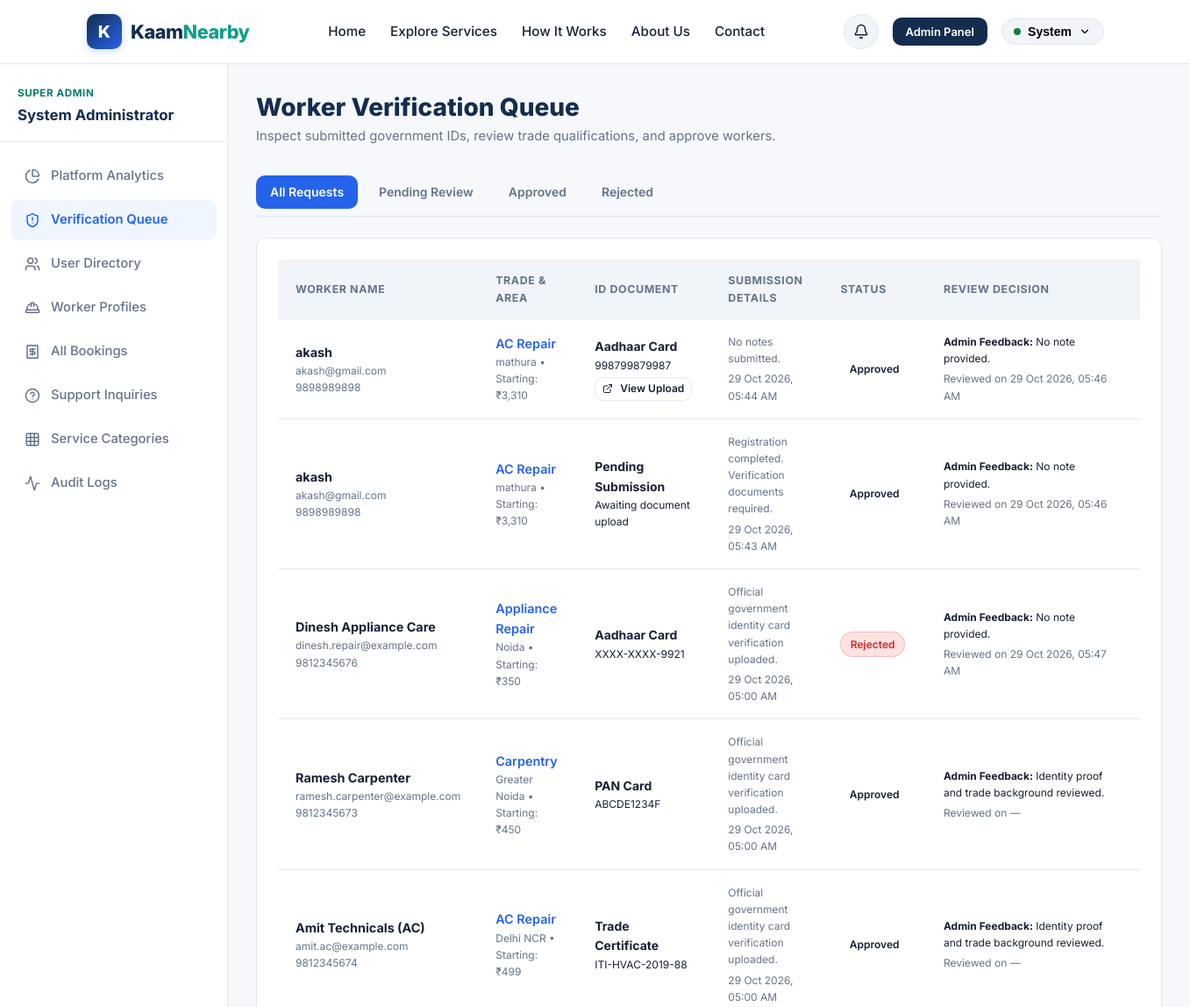
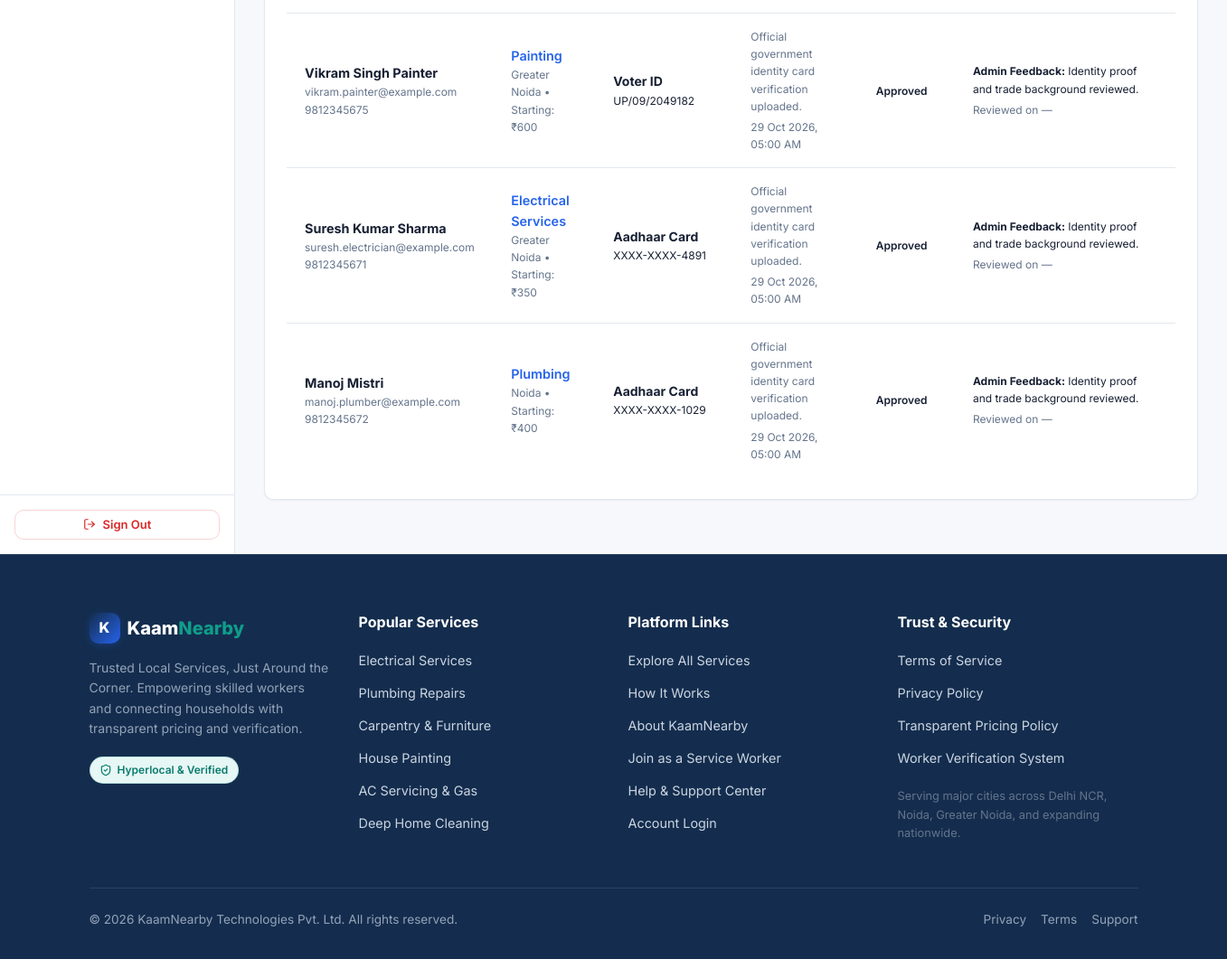
Page /admin/verifications (signed in) on the committed database (2 pictures, top to bottom).
### tables this page shows
CREATE TABLE users (
    id INTEGER PRIMARY KEY AUTOINCREMENT,
    name TEXT NOT NULL,
    email TEXT UNIQUE NOT NULL,
    password_hash TEXT NOT NULL,
    role TEXT NOT NULL CHECK(role IN ('customer', 'worker', 'admin')),
    phone TEXT,
    city TEXT NOT NULL,
    is_active INTEGER DEFAULT 1,
    created_at TIMESTAMP DEFAULT CURRENT_TIMESTAMP
);

CREATE TABLE verifications (
    id INTEGER PRIMARY KEY AUTOINCREMENT,
    worker_id INTEGER NOT NULL REFERENCES workers(id) ON DELETE CASCADE,
    doc_type TEXT NOT NULL,
    doc_number TEXT NOT NULL,
    file_path TEXT,
    note TEXT,
    status TEXT DEFAULT 'pending' CHECK(status IN ('pending', 'approved', 'rejected')),
    admin_note TEXT,
    reviewed_by INTEGER REFERENCES users(id),
    created_at TIMESTAMP DEFAULT CURRENT_TIMESTAMP,
    reviewed_at TIMESTAMP
);

CREATE TABLE workers (
    id INTEGER PRIMARY KEY AUTOINCREMENT,
    user_id INTEGER UNIQUE NOT NULL REFERENCES users(id) ON DELETE CASCADE,
    category TEXT NOT NULL,
    bio TEXT,
    experience_years INTEGER DEFAULT 2,
    starting_price REAL DEFAULT 300.0,
    service_area TEXT,
    available INTEGER DEFAULT 1 CHECK(available IN (0, 1)),
    verification_status TEXT DEFAULT 'pending' CHECK(verification_status IN ('pending', 'approved', 'rejected')),
    created_at TIMESTAMP DEFAULT CURRENT_TIMESTAMP,
    updated_at TIMESTAMP DEFAULT CURRENT_TIMESTAMP
);

### app.py (the view)
    @app.route('/admin/verifications')
    @admin_required
    def admin_verifications():
        status_filter = request.args.get('status', 'all').strip()
        db = get_db()
        conditions = ["1=1"]
        params = []
        if status_filter != 'all':
            conditions.append("v.status = ?")
            params.append(status_filter)
        where_clause = " AND ".join(conditions)
        verifications = db.execute(f"""
            SELECT v.*, w.category, w.starting_price, u.name as worker_name, u.email as worker_email, u.phone as worker_phone, u.city as worker_city
            FROM verifications v
            JOIN workers w ON v.worker_id = w.id
            JOIN users u ON w.user_id = u.id
            WHERE {where_clause}
            ORDER BY v.created_at DESC
        """, params).fetchall()
        return render_template('admin/verifications.html', verifications=verifications, current_status=status_filter)

### templates/admin/verifications.html (shortened to what this page needs)
{% extends 'base.html' %}
{% block content %}
<div class="dashboard-layout">
  {% include 'partials/sidebar.html' %}
  <div class="dashboard-content">
    <div class="dashboard-header">
      <div>
        <h1 class="dashboard-title">Worker Verification Queue</h1>
        <p class="dashboard-subtitle">Inspect submitted government IDs, review trade qualifications, and approve workers.</p>
      </div>
    </div>
    <div class="filter-tabs">
      <a href="{{ url_for('admin_verifications', status='all') }}" class="filter-tab {{ 'active' if current_status == 'all' else '' }}">All Requests</a>
      <a href="{{ url_for('admin_verifications', status='pending') }}" class="filter-tab {{ 'active' if current_status == 'pending' else '' }}">Pending Review</a>
      <a href="{{ url_for('admin_verifications', status='approved') }}" class="filter-tab {{ 'active' if current_status == 'approved' else '' }}">Approved</a>
      <a href="{{ url_for('admin_verifications', status='rejected') }}" class="filter-tab {{ 'active' if current_status == 'rejected' else '' }}">Rejected</a>
    </div>
    <div class="card">
      <div class="card-body p-0">
        {% if verifications %}
          <div class="table-responsive">
            <table class="data-table">
              <thead>
                <tr>
                  <th>Worker Name</th>
                  <th>Trade & Area</th>
                  <th>ID Document</th>
                  <th>Submission Details</th>
                  <th>Status</th>
                  <th>Review Decision</th>
                </tr>
              </thead>
              <tbody>
                {% for v in verifications %}
                  <tr>
                    <td>
                      <div class="font-bold">{{ v.worker_name }}</div>
                      <div class="text-xs text-muted">{{ v.worker_email }}</div>
                      <div class="text-xs text-muted">{{ v.worker_phone }}</div>
                    </td>
                    <td>
                      <div class="font-semibold" style="color: var(--primary-blue);">{{ v.category }}</div>
                      <div class="text-xs text-muted">{{ v.worker_city }} &bull; Starting: {{ v.starting_price|currency }}</div>
                    </td>
                    <td>
                      <div class="font-bold text-sm">{{ v.doc_type }}</div>
                      <div class="text-xs font-mono">{{ v.doc_number }}</div>
                      {% if v.file_path %}
                        <a href="{{ url_for('secure_uploaded_file', filename=v.file_path) }}" target="_blank" class="btn btn-outline btn-sm mt-1" style="font-size:0.75rem; padding:0.25rem 0.5rem;">
                          <i data-lucide="external-link" style="width:12px; height:12px;"></i> View Upload
                        </a>
                      {% endif %}
                    </td>
                    <td class="text-xs">
                      <div class="text-muted" style="max-width: 200px;">{{ v.note or 'No notes submitted.' }}</div>
                      <div class="text-xs text-muted mt-1">{{ v.created_at|format_date }}</div>
                    </td>
                    <td>
                      <span class="badge badge-{{ v.status }}">{{ v.status }}</span>
                    </td>
                    <td style="min-width: 240px;">
                      {% if v.status == 'pending' %}
                        <form action="{{ url_for('admin_review_verification', verification_id=v.id) }}" method="POST">
                          <input type="hidden" name="csrf_token" value="{{ csrf_token }}">
                          <div class="form-group mb-2">
                            <input type="text" name="admin_note" class="form-control" style="font-size: 0.75rem; padding: 0.35rem 0.6rem;" placeholder="Feedback or reason (optional)">
                          </div>
                          <div class="flex gap-2">
                            <button type="submit" name="action" value="approve" class="btn btn-success btn-sm" style="flex: 1;" onclick="return confirm('Approve verification for {{ v.worker_name }}?');">
                              <i data-lucide="check" style="width: 14px; height: 14px;"></i> Approve
                            </button>
                            <button type="submit" name="action" value="reject" class="btn btn-danger btn-sm" style="flex: 1;" onclick="return confirm('Reject verification for {{ v.worker_name }}?');">
                              <i data-lucide="x" style="width: 14px; height: 14px;"></i> Reject
                            </button>
                          </div>
                        </form>
                      {% else %}
                        <div class="text-xs">
                          <strong>Admin Feedback:</strong> {{ v.admin_note or 'No note provided.' }}
                          <div class="text-muted mt-1">Reviewed on {{ v.reviewed_at|format_date if v.reviewed_at else '—' }}</div>
                        </div>
                      {% endif %}
                    </td>
                  </tr>
                {% endfor %}
              </tbody>
            </table>
          </div>
        {% else %}
          <div class="empty-state">
            <div class="empty-state-icon"><i data-lucide="check-check"></i></div>
            <div class="empty-state-title">Verification Queue Clean</div>
            <p class="empty-state-text">No verification submissions require review under the current filter.</p>
          </div>
        {% endif %}
      </div>
    </div>
  </div>
</div>
{% endblock %}

### templates/partials/navbar.html (shortened to what this page needs)
<nav class="navbar">
  <div class="container nav-container">
    <a href="{{ url_for('index') }}" class="brand-logo">
      <div class="brand-icon-box">K</div>
      <span>Kaam<span class="accent">Nearby</span></span>
    </a>
    <ul class="nav-links" id="navLinks">
      <li><a href="{{ url_for('index') }}" class="{{ 'active' if request.endpoint == 'index' else '' }}">Home</a></li>
      <li><a href="{{ url_for('services') }}" class="{{ 'active' if request.endpoint == 'services' else '' }}">Explore Services</a></li>
      <li><a href="{{ url_for('how_it_works') }}" class="{{ 'active' if request.endpoint == 'how_it_works' else '' }}">How It Works</a></li>
      <li><a href="{{ url_for('about') }}" class="{{ 'active' if request.endpoint == 'about' else '' }}">About Us</a></li>
      <li><a href="{{ url_for('contact') }}" class="{{ 'active' if request.endpoint == 'contact' else '' }}">Contact</a></li>
    </ul>
    <div class="nav-actions">
      {% if current_user %}
        <a href="{{ url_for('notifications') }}" class="notif-btn" title="Notifications">
          <i data-lucide="bell" style="width: 18px; height: 18px;"></i>
        </a>
        {% if current_user.role == 'customer' %}
          <a href="{{ url_for('customer_dashboard') }}" class="btn btn-outline-primary btn-sm">Dashboard</a>
        {% elif current_user.role == 'worker' %}
          <a href="{{ url_for('worker_dashboard') }}" class="btn btn-teal btn-sm">Worker Hub</a>
        {% elif current_user.role == 'admin' %}
          <a href="{{ url_for('admin_dashboard') }}" class="btn btn-navy btn-sm">Admin Panel</a>
        {% endif %}
        <div class="user-dropdown">
          <button class="dropdown-trigger" id="userDropdownTrigger" type="button">
            <span style="display:inline-block; width:8px; height:8px; border-radius:50%; background:var(--color-success);"></span>
            <span>{{ current_user.name.split(' ')[0] }}</span>
            <i data-lucide="chevron-down" style="width: 14px; height: 14px;"></i>
          </button>
        </div>
      {% else %}
        <a href="{{ url_for('login') }}" class="btn btn-outline btn-sm">Log In</a>
        <a href="{{ url_for('register') }}" class="btn btn-primary btn-sm">Get Started</a>
      {% endif %}
    </div>
  </div>
</nav>

### templates/partials/sidebar.html (shortened to what this page needs)
<aside class="sidebar">
  <div>
    <div class="sidebar-header">
      <div class="sidebar-user-role">
        {% if current_user.role == 'customer' %}
          Customer Portal
        {% elif current_user.role == 'worker' %}
          Worker Hub
        {% elif current_user.role == 'admin' %}
          Super Admin
        {% endif %}
      </div>
      <div class="sidebar-user-name">{{ current_user.name }}</div>
    </div>
    <ul class="sidebar-nav">
      {% if current_user.role == 'customer' %}
        <li>
          <a href="{{ url_for('customer_dashboard') }}" class="{{ 'active' if request.endpoint == 'customer_dashboard' else '' }}">
            <i data-lucide="layout-dashboard"></i> Overview
          </a>
        </li>
        <li>
          <a href="{{ url_for('services') }}">
            <i data-lucide="search"></i> Find Services
          </a>
        </li>
        <li>
          <a href="{{ url_for('customer_bookings') }}" class="{{ 'active' if request.endpoint in ('customer_bookings', 'customer_booking_detail') else '' }}">
            <i data-lucide="calendar"></i> My Bookings
          </a>
        </li>
        <li>
          <a href="{{ url_for('notifications') }}" class="{{ 'active' if request.endpoint == 'notifications' else '' }}">
            <i data-lucide="bell"></i> Notifications
            {% if unread_notifications_count > 0 %}
              <span class="badge badge-pending" style="margin-left:auto; font-size:0.7rem; padding:0.15rem 0.45rem;">{{ unread_notifications_count }}</span>
            {% endif %}
          </a>
        </li>
        <li>
          <a href="{{ url_for('customer_profile') }}" class="{{ 'active' if request.endpoint == 'customer_profile' else '' }}">
            <i data-lucide="user"></i> Profile Settings
          </a>
        </li>
      {% elif current_user.role == 'admin' %}
        <li>
          <a href="{{ url_for('admin_dashboard') }}" class="{{ 'active' if request.endpoint == 'admin_dashboard' else '' }}">
            <i data-lucide="pie-chart"></i> Platform Analytics
          </a>
        </li>
        <li>
          <a href="{{ url_for('admin_verifications') }}" class="{{ 'active' if request.endpoint == 'admin_verifications' else '' }}">
            <i data-lucide="shield-alert"></i> Verification Queue
          </a>
        </li>
        <li>
          <a href="{{ url_for('admin_users') }}" class="{{ 'active' if request.endpoint == 'admin_users' else '' }}">
            <i data-lucide="users"></i> User Directory
          </a>
        </li>
        <li>
          <a href="{{ url_for('admin_workers') }}" class="{{ 'active' if request.endpoint == 'admin_workers' else '' }}">
            <i data-lucide="hard-hat"></i> Worker Profiles
          </a>
        </li>
        <li>
          <a href="{{ url_for('admin_bookings') }}" class="{{ 'active' if request.endpoint in ('admin_bookings', 'admin_booking_detail') else '' }}">
            <i data-lucide="receipt"></i> All Bookings
          </a>
        </li>
        <li>
          <a href="{{ url_for('admin_support') }}" class="{{ 'active' if request.endpoint in ('admin_support', 'admin_support_detail') else '' }}">
            <i data-lucide="help-circle"></i> Support Inquiries
          </a>
        </li>
        <li>
          <a href="{{ url_for('admin_categories') }}" class="{{ 'active' if request.endpoint == 'admin_categories' else '' }}">
            <i data-lucide="grid"></i> Service Categories
          </a>
        </li>
        <li>
          <a href="{{ url_for('admin_audit_logs') }}" class="{{ 'active' if request.endpoint == 'admin_audit_logs' else '' }}">
            <i data-lucide="activity"></i> Audit Logs
          </a>
        </li>
      {% endif %}
    </ul>
  </div>
  <div class="sidebar-footer">
    <a href="{{ url_for('logout') }}" class="btn btn-outline btn-sm btn-block" style="color:var(--color-error); border-color:rgba(220,38,38,0.2);">
      <i data-lucide="log-out" style="width:14px; height:14px;"></i> Sign Out
    </a>
  </div>
</aside>

### rows in the picture
users: name "System", name "System Administrator"
verifications: worker_name "akash", worker_email "akash@gmail.com", worker_phone "9898989898", category "AC Repair", worker_city "mathura", starting_price "₹3,310", doc_type "Aadhaar Card", doc_number "998799879987", note "No notes submitted.", created_at "29 Oct 2026, 05:44 AM", status "Approved", admin_note "No note provided.", reviewed_at "29 Oct 2026, 05:46 AM"
verifications: worker_name "akash", worker_email "akash@gmail.com", worker_phone "9898989898", category "AC Repair", worker_city "mathura", starting_price "₹3,310", doc_type "Pending Submission", doc_number "Awaiting document upload", note "Registration completed. Verification documents required.", created_at "29 Oct 2026, 05:43 AM", status "Approved", admin_note "No note provided.", reviewed_at "29 Oct 2026, 05:46 AM"
verifications: worker_name "Dinesh Appliance Care", worker_email "dinesh.repair@example.com", worker_phone "9812345676", category "Appliance Repair", worker_city "Noida", starting_price "₹350", doc_type "Aadhaar Card", doc_number "XXXX-XXXX-9921", note "Official government identity card verification uploaded.", created_at "29 Oct 2026, 05:00 AM", status "Rejected", admin_note "No note provided.", reviewed_at "29 Oct 2026, 05:47 AM"
verifications: worker_name "Ramesh Carpenter", worker_email "ramesh.carpenter@example.com", worker_phone "9812345673", category "Carpentry", worker_city "Greater Noida", starting_price "₹450", doc_type "PAN Card", doc_number "ABCDE1234F", note "Official government identity card verification uploaded.", created_at "29 Oct 2026, 05:00 AM", status "Approved", admin_note "Identity proof and trade background reviewed.", reviewed_at "—"
verifications: worker_name "Amit Technicals (AC)", worker_email "amit.ac@example.com", worker_phone "9812345674", category "AC Repair", worker_city "Delhi NCR", starting_price "₹499", doc_type "Trade Certificate", doc_number "ITI-HVAC-2019-88", note "Official government identity card verification uploaded.", created_at "29 Oct 2026, 05:00 AM", status "Approved", admin_note "Identity proof and trade background reviewed.", reviewed_at "—"
verifications: worker_name "Vikram Singh Painter", worker_email "vikram.painter@example.com", worker_phone "9812345675", category "Painting", worker_city "Greater Noida", starting_price "₹600", doc_type "Voter ID", doc_number "UP/09/2049182", note "Official government identity card verification uploaded.", created_at "29 Oct 2026, 05:00 AM", status "Approved", admin_note "Identity proof and trade background reviewed.", reviewed_at "—"
verifications: worker_name "Suresh Kumar Sharma", worker_email "suresh.electrician@example.com", worker_phone "9812345671", category "Electrical Services", worker_city "Greater Noida", starting_price "₹350", doc_type "Aadhaar Card", doc_number "XXXX-XXXX-4891", note "Official government identity card verification uploaded.", created_at "29 Oct 2026, 05:00 AM", status "Approved", admin_note "Identity proof and trade background reviewed.", reviewed_at "—"
verifications: worker_name "Manoj Mistri", worker_email "manoj.plumber@example.com", worker_phone "9812345672", category "Plumbing", worker_city "Noida", starting_price "₹400", doc_type "Aadhaar Card", doc_number "XXXX-XXXX-1029", note "Official government identity card verification uploaded.", created_at "29 Oct 2026, 05:00 AM", status "Approved", admin_note "Identity proof and trade background reviewed.", reviewed_at "—"
